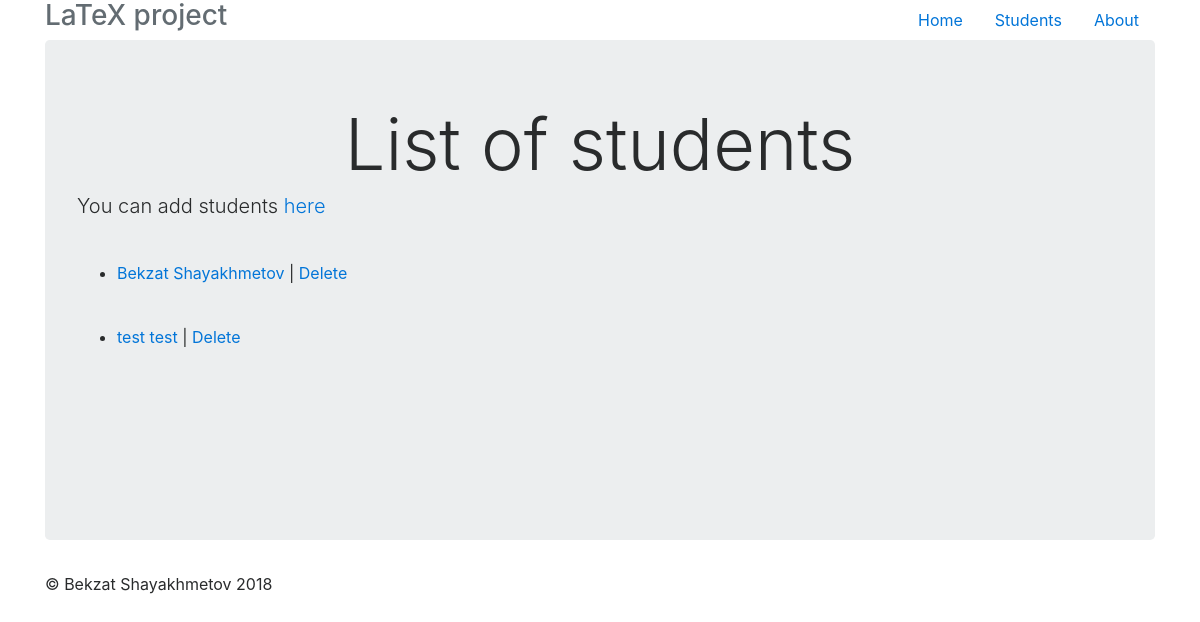
The app's page /student/get_students, older data.
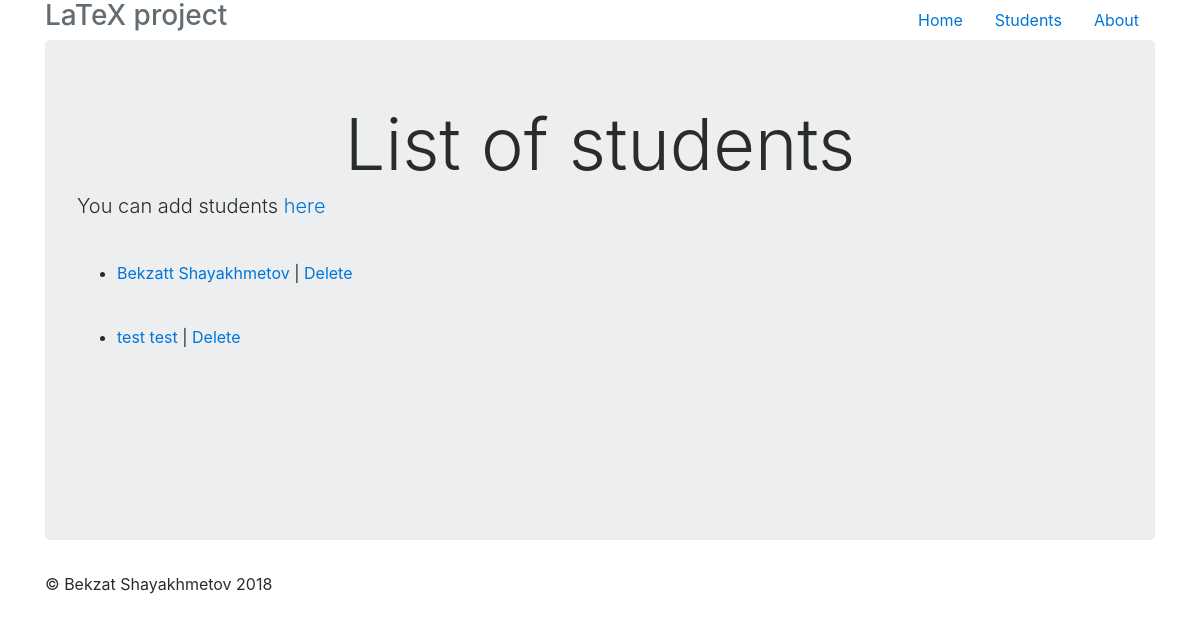
The same page, newer data.
### studysystem/models.py (models this page shows, shortened)
class Student(models.Model):
    id_of_student = models.CharField(max_length=100)
    name = models.CharField(max_length=100, default="")
    surname = models.CharField(max_length=100, default="")
    course = models.ManyToManyField('course.Course', null=True)

### studysystem/views.py (the view)
# urls.py: path('student/get_students', views.get_students, name="get_students"),
def get_students(request):
    students = Student.objects.all()
    context = {"students": students}
    return render(request, "get_students.html", context)

### studysystem/templates/get_students.html
{%extends 'base.html'%}
{%block content%}
    <div class="jumbotron">
        {%if students%}
                <h1 class="display-3 centered">List of students</h1>
                <p class="lead">You can add students <a href="{%url 'study:add_student'%}">here</a></p>
            {%for student in students%}
                <br>
                <ul>
                    <li><a href="{%url 'study:get_student' student.id%}">{{student.name}} {{student.surname}}</a> | <a href="{%url 'study:delete_student' student.id%}">Delete</a></li>
                </ul>
            {%endfor%}
        {%else%}
        <p class="lead">No students! You can add students <a href="{%url 'study:add_student'%}">here</a></p>
        {%endif%}
    </div>
{%endblock%}

### studysystem/templates/base.html (shortened to what this page needs)
<!DOCTYPE html>
<html lang="en">
<head>
    {% load staticfiles %}
    <link href="{% static 'bootstrap/css/bootstrap.min.css' %}" rel="stylesheet" media="screen">
    <link href="{% static 'css/site.css' %}" rel="stylesheet" media="screen">
</head>
<body>
    <div class="container">
      <header class="header clearfix">
        <nav>
          <ul class="nav nav-pills float-right">
            <li class="nav-item">
              <a class="nav-link" href="{% url 'study:home_page'%}">Home <span class="sr-only">(current)</span></a>
            </li>
              <li class="nav-item">
                  <a class="nav-link" href="{% url 'study:get_students'%}">Students</a>
              </li>
              <li class="nav-item">
                  <a class="nav-link" href="#">About</a>
              </li>
            </ul>
          </nav>
          <h3 class="text-muted">LaTeX project</h3>
        </header>
    {% block content %}
    {% endblock %}
    <footer class="footer">
        <p>© Bekzat Shayakhmetov 2018</p>
    </footer>
    </div>
</body>
</html>

### static/css/site.css (style rules this page uses)
.jumbotron { min-height: 500px; }
.centered { text-align: center; }

Row changes from the older to the newer data that the page shows:
removed Student: name "Bekzat", surname "Shayakhmetov"
added Student: name "Bekzatt", surname "Shayakhmetov"
